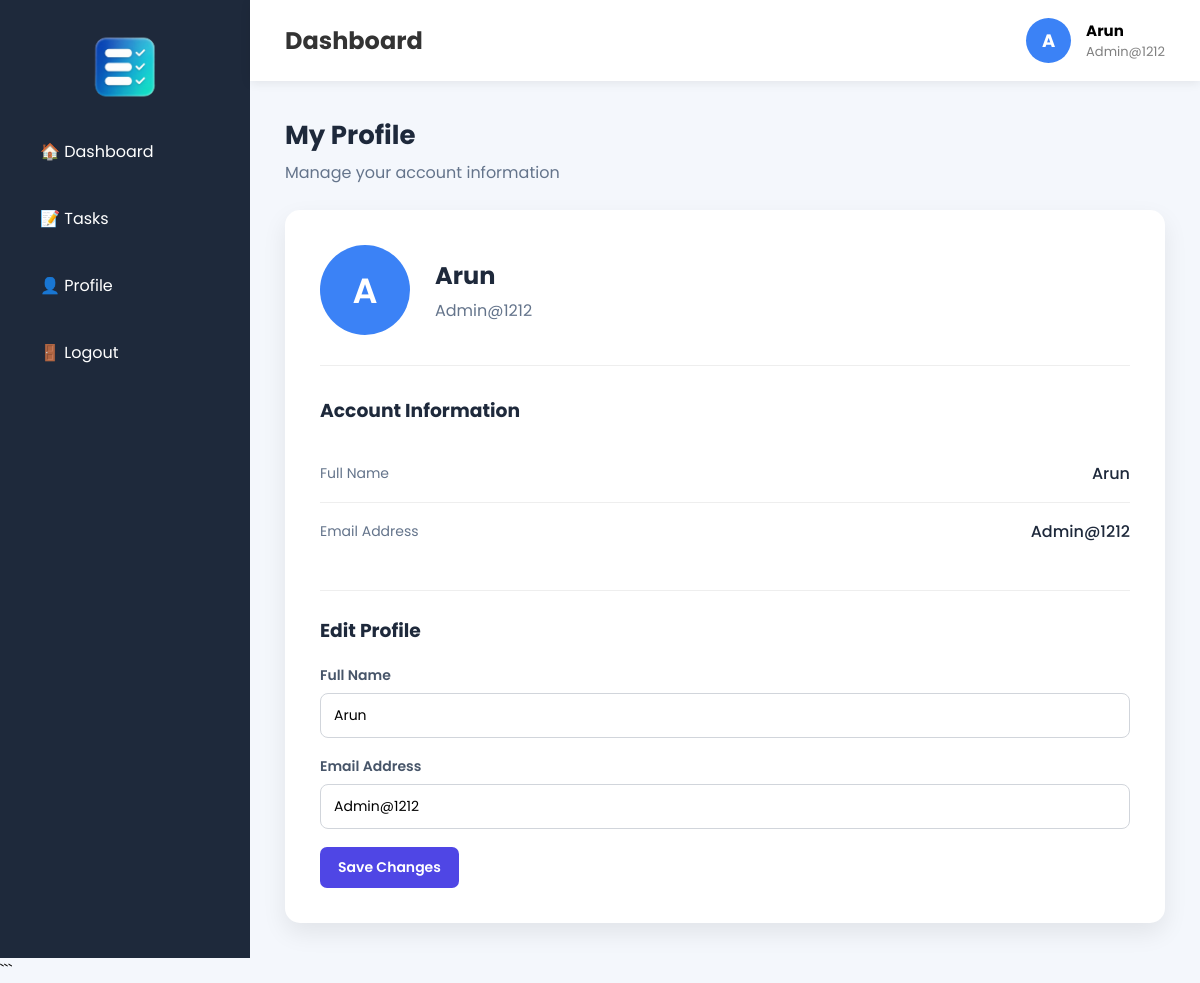
The app's page /profile.php (signed in) with its own data.
### tables this page shows
CREATE TABLE `user` (
  `id` int(25) NOT NULL,
  `name` varchar(50) NOT NULL,
  `email` varchar(50) NOT NULL,
  `password` varchar(25) NOT NULL,
  `created_on` datetime NOT NULL DEFAULT current_timestamp(),
  `status` int(11) NOT NULL DEFAULT 1
);

### profile.php (the view, shortened to what this page needs)
<?php
include('config\db_con.php');
$user_id = $_SESSION['user_id'];
$query = "SELECT * FROM user WHERE id = '$user_id'";
$result = mysqli_query($conn, $query);
$user = mysqli_fetch_assoc($result);
?>
<!DOCTYPE html>
<html lang="en">
<head>
</head>
<body>
<div class="container">
    <?php include('includes\sidebar.php'); ?>
    <main class="main">
        <?php include('includes\navbar.php'); ?>
        <div class="profile-container">
            <div class="profile-title">
                <h2>My Profile</h2>
                <p>
                    Manage your account information
                </p>
            </div>
            <div class="profile-card">
                <div class="profile-top">
                    <div class="profile-avatar">
                        <?= strtoupper(
                            substr($user['name'], 0, 1)
                        ); ?>
                    </div>
                    <div class="profile-info">
                        <h2>
                            <?= htmlspecialchars($user['name']); ?>
                        </h2>
                        <p>
                            <?= htmlspecialchars($user['email']); ?>
                        </p>
                    </div>
                </div>
                <div class="profile-details">
                    <h3>Account Information</h3>
                    <div class="profile-row">
                        <span class="profile-label">
                            Full Name
                        </span>
                        <span class="profile-value">
                            <?= htmlspecialchars($user['name']); ?>
                        </span>
                    </div>
                    <div class="profile-row">
                        <span class="profile-label">
                            Email Address
                        </span>
                        <span class="profile-value">
                            <?= htmlspecialchars($user['email']); ?>
                        </span>
                    </div>
                </div>
                <div class="edit-section">
                    <h3>Edit Profile</h3>
                    <form method="POST">
                        <div class="form-group">
                            <label>
                                Full Name
                            </label>
                            <input
                                type="text"
                                name="name"
                                value="<?= htmlspecialchars($user['name']); ?>"
                                required>
                        </div>
                        <div class="form-group">
                            <label>
                                Email Address
                            </label>
                            <input
                                type="email"
                                name="email"
                                value="<?= htmlspecialchars($user['email']); ?>"
                                required>
                        </div>
                        <button
                            type="submit"
                            name="update_profile"
                            class="save-btn">
                            Save Changes
                        </button>
                    </form>
                </div>
            </div>
        </div>
    </main>
</div>
</body>
</html>

### profile.php (style rules this page uses)
* { margin: 0; padding: 0; box-sizing: border-box; font-family: 'Poppins', sans-serif; }
body { background: #f4f7fc; }
.container { display: flex; min-height: 100vh; }
.main { flex: 1; }
.profile-container { padding: 35px; display: flex; flex-direction: column; align-items: center; }
.profile-title { width: 100%; max-width: 900px; margin-bottom: 25px; }
.profile-title h2 { color: #1e293b; font-size: 26px; }
.profile-title p { color: #64748b; margin-top: 5px; }
.profile-card { width: 100%; max-width: 900px; background: white; border-radius: 15px; padding: 35px; box-shadow: 0 10px 25px rgba(0,0,0,.08); }
.profile-top { display: flex; align-items: center; gap: 25px; padding-bottom: 30px; border-bottom: 1px solid #eee; }
.profile-avatar { width: 90px; height: 90px; border-radius: 50%; background: #3b82f6; color: white; display: flex; justify-content: center; align-items: center; font-size: 35px; font-weight: 600; }
.profile-info h2 { color: #1e293b; margin-bottom: 5px; }
.profile-info p { color: #64748b; }
.profile-details { margin-top: 30px; }
.profile-details h3 { color: #1e293b; margin-bottom: 20px; }
.profile-row { display: flex; justify-content: space-between; align-items: center; padding: 16px 0; border-bottom: 1px solid #eee; }
.profile-row:last-child { border-bottom: none; }
.profile-label { color: #64748b; font-size: 14px; }
.profile-value { color: #1e293b; font-weight: 500; }
.edit-section { margin-top: 30px; padding-top: 25px; border-top: 1px solid #eee; }
.edit-section h3 { color: #1e293b; margin-bottom: 20px; }
.form-group { margin-bottom: 18px; }
.form-group label { display: block; margin-bottom: 7px; font-size: 14px; font-weight: 600; color: #475569; }
.form-group input { width: 100%; padding: 11px 13px; border: 1px solid #d1d5db; border-radius: 8px; font-size: 14px; outline: none; }
.save-btn { border: none; background: #3b82f6; color: white; padding: 11px 22px; border-radius: 8px; font-size: 14px; font-weight: 600; cursor: pointer; }
.cancel-btn, .save-btn { border: none; padding: 10px 18px; border-radius: 7px; font-size: 14px; font-weight: 600; cursor: pointer; }
.save-btn { background: #4f46e5; color: white; }

### records on screen
user: name "A", name "Arun", email "Admin@1212"

### other values on screen
substr($str,0,1) "A"
$_SESSION['name'] "Arun"
$_SESSION['email'] "Admin@1212"
